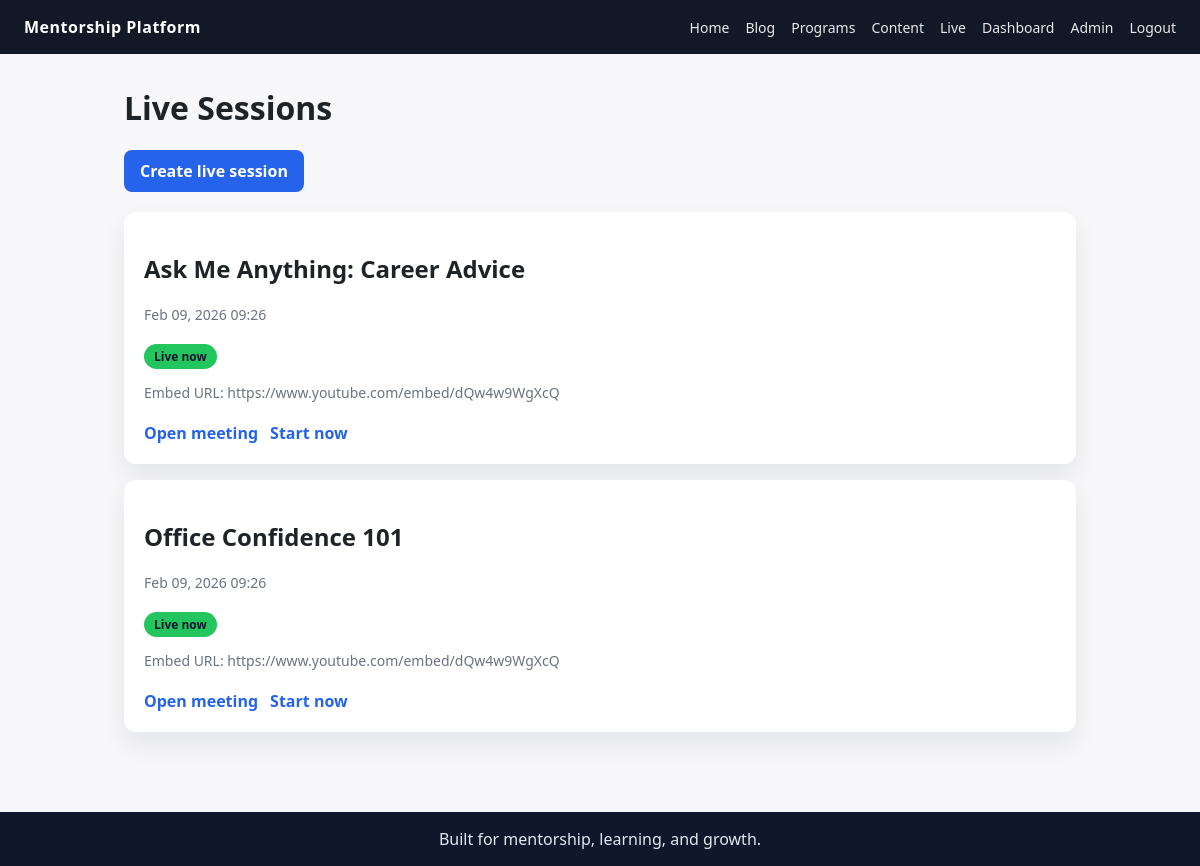
/admin/live (signed in), run on the app's committed database.
### app/models.py (models this page shows)
class LiveSession(db.Model):
    id = db.Column(db.Integer, primary_key=True)
    title = db.Column(db.String(150))
    embed_url = db.Column(db.Text)
    scheduled_at = db.Column(db.DateTime)
    created_at = db.Column(db.DateTime, default=datetime.utcnow)

### app/admin.py (the view)
@admin.route("/live")
@login_required
@admin_required
def live():
    sessions = LiveSession.query.order_by(LiveSession.scheduled_at.desc()).all()
    return render_template("admin/live.html", sessions=sessions, now=datetime.now())

### app/models.py (called while the page is built)
@login_manager.user_loader
def load_user(user_id):
    return User.query.get(int(user_id))

### templates/admin/live.html (shortened to what this page needs)
{% extends "base.html" %}
{% block content %}
<h1>Live Sessions</h1>
<a class="button" href="{{ url_for('admin.create_live') }}">Create live session</a>
{% if sessions %}
  <div class="stack">
    {% for session in sessions %}
      <div class="card">
        <h2>{{ session.title }}</h2>
        {% if session.scheduled_at %}
          <p class="muted">{{ session.scheduled_at.strftime('%b %d, %Y %H:%M') }}</p>
          {% if session.scheduled_at <= now %}
            <span class="badge">Live now</span>
          {% endif %}
        {% endif %}
        <p class="muted">Embed URL: {{ session.embed_url }}</p>
        <div class="actions">
          <a class="link" href="{{ session.embed_url }}" target="_blank" rel="noopener">Open meeting</a>
          <a class="link" href="{{ url_for('admin.start_live', session_id=session.id) }}">Start now</a>
        </div>
      </div>
    {% endfor %}
  </div>
{% else %}
  <p class="muted">No live sessions yet.</p>
{% endif %}
{% endblock %}

### static/style.css (style rules this page uses)
* { box-sizing: border-box; }
body { margin: 0; font-family: "Segoe UI", Tahoma, sans-serif; background: #f7f7f9; color: #1f2328; }
a { color: inherit; text-decoration: none; }
.actions { margin-top: 20px; display: flex; flex-wrap: wrap; gap: 12px; }
.button { background: #2563eb; color: #fff; padding: 10px 16px; border-radius: 8px; border: none; cursor: pointer; display: inline-block; font-weight: 600; }
.link { color: #2563eb; font-weight: 600; }
.stack { display: grid; gap: 16px; margin-top: 20px; }
.card { background: #fff; padding: 20px; border-radius: 12px; box-shadow: 0 12px 24px rgba(15, 23, 42, 0.08); }
.actions { display: flex; gap: 12px; }
.muted { color: #6b7280; font-size: 14px; }
.badge { display: inline-block; background: #22c55e; color: #0f172a; padding: 4px 10px; border-radius: 999px; font-size: 12px; font-weight: 700; margin-top: 6px; }

### data on the page
LiveSession: title "Ask Me Anything: Career Advice", scheduled_at "Feb 09, 2026 09:26", shows "Live now", embed_url "https://www.youtube.com/embed/dQw4w9WgXcQ"
LiveSession: title "Office Confidence 101", scheduled_at "Feb 09, 2026 09:26", shows "Live now", embed_url "https://www.youtube.com/embed/dQw4w9WgXcQ"
